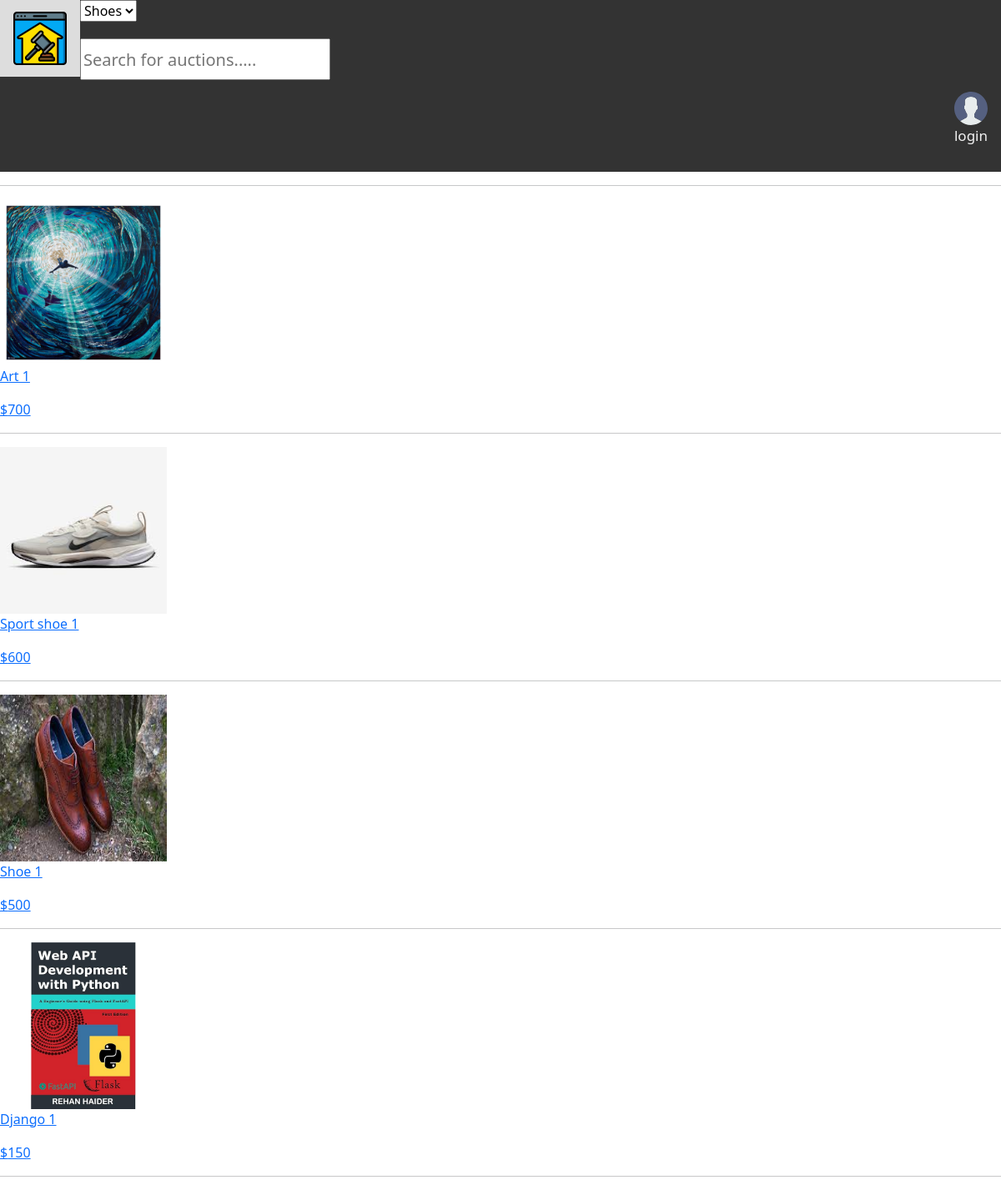
The app's page /search_item/, older data.
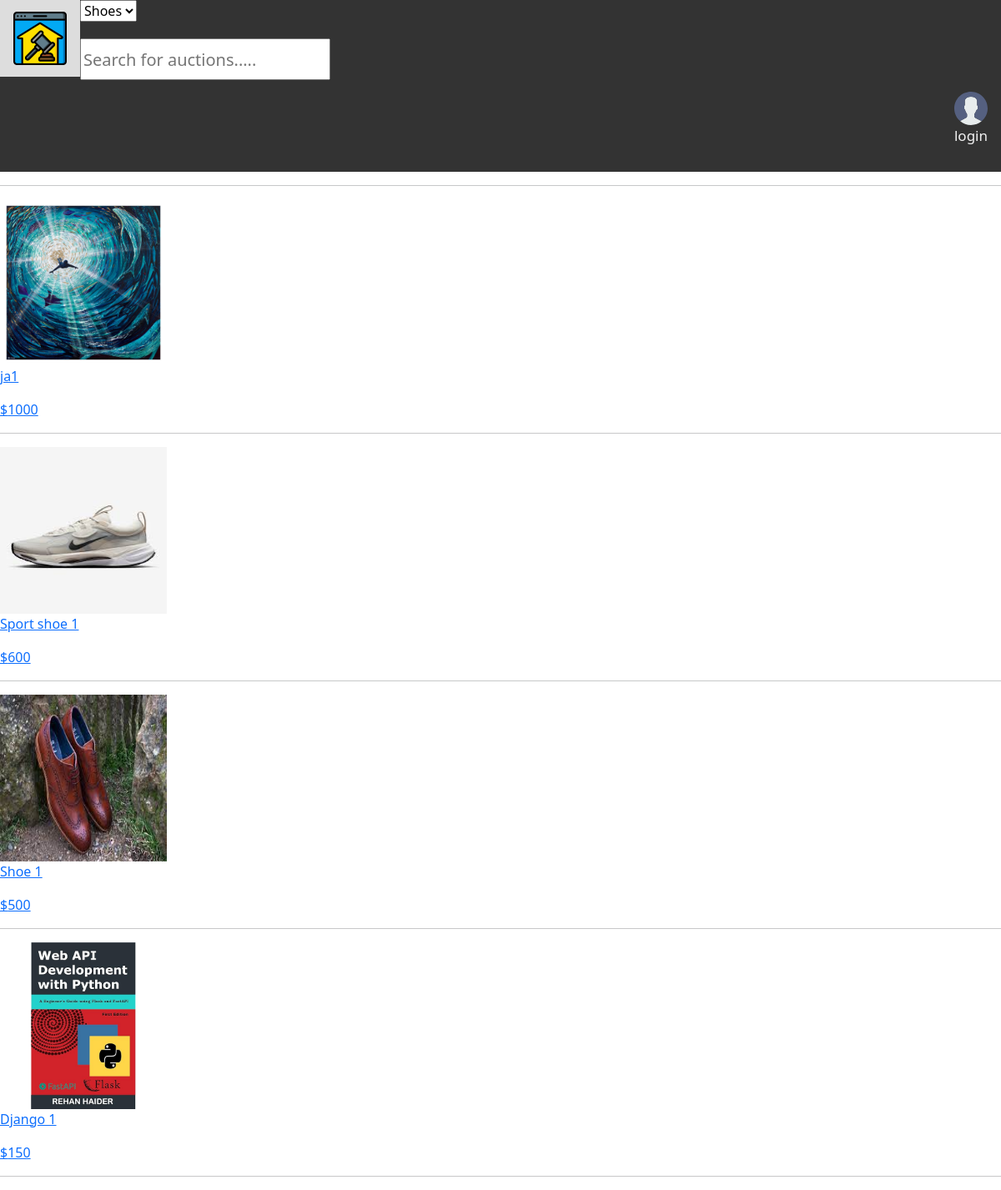
The same page, newer data.
### app_reg_login/models.py (models this page shows, shortened)
class Item(models.Model):
    seller = models.ForeignKey(User, on_delete=models.SET_NULL, null=True)
    participants = models.ManyToManyField(User, related_name='participants', blank=True)
    liked_users = models.ManyToManyField(User, related_name='liked_users', blank=True)
    like_count = models.IntegerField(default=0)
    title = models.CharField(max_length=100, null=False)
    category = models.CharField(max_length=100, null=True)
    item_name = models.CharField(max_length=200, null=False)
    description = models.TextField(null=True, blank=True)
    reverse_price = models.IntegerField(null=False)
    highest_price = models.IntegerField(null=True, default=0)
    item_condition = models.CharField(max_length=100, null=True, blank=False)
    start_date = models.DateTimeField(auto_now_add=True)
    class Meta:
        ordering = ['-start_date']

### app_reg_login/views.py (the view)
# urls.py: path('search_item/', views.search_item, name="search_item"),
def search_item(request):
    sItem = request.GET.get('sItem') if request.GET.get('sItem') is not None else ''
    sItem_list = Item.objects.filter(
        Q(item_name__icontains=sItem) |
        Q(title__icontains=sItem)
    )
    image_list = ImageTable.objects.all()
    show_dict = create_related_dict(sItem_list, image_list)
    context = {'sItem': sItem, 'show_dict': show_dict}
    return render(request, 'app_reg_login/search.html', context)

### app_reg_login/views.py (called while the page is built)
def create_related_dict(item_list, image_list):
    related_dict: dict = {}
    for item in item_list:
        for image in image_list:
            if image.item == item:
                image_dict = {item: image.image_url}
                related_dict.update(image_dict)
                break
    return related_dict

### app_reg_login/templates/app_reg_login/search.html (shortened to what this page needs)
{% extends 'base.html' %}
{% load static %}
{% block content %}
    <hr>
        {% for item, image in show_dict.items %}
            <a href="{% url 'item_detail' item.id %}">
                <img src="{{ image.url }}" style="width: 200px; height: 200px">
                <p>{{ item.title }}</p>
                <p>${{ item.reverse_price }}</p>
            </a>
            <hr>
        {% endfor %}
{% endblock %}

Row changes from the older to the newer data that the page shows:
no longer on this page (row unchanged): Item: title "Art 1", reverse_price "700"
added Item: title "ja1", reverse_price "1000"
